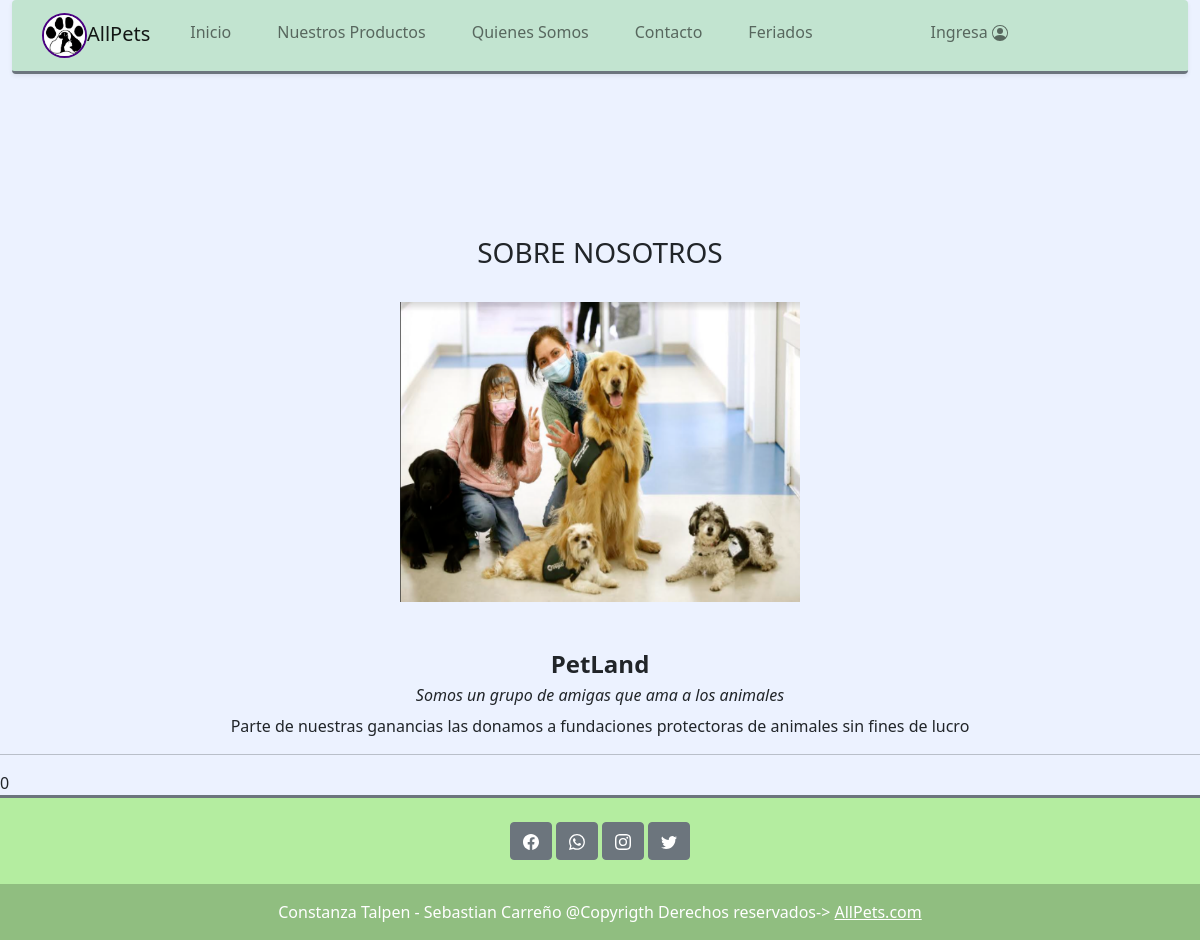
/galeria/, run on an earlier commit of the app's database.
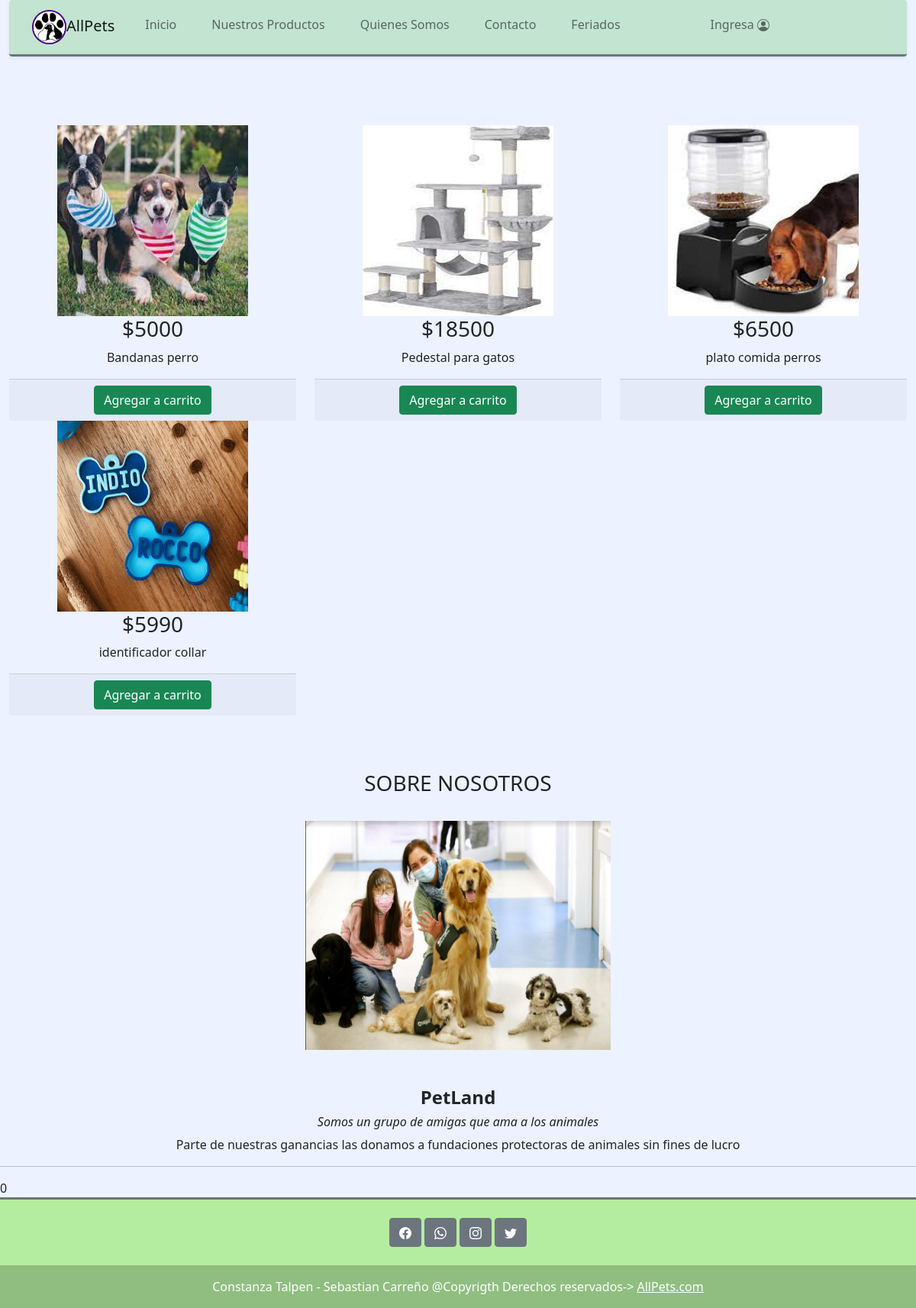
And on a later commit of the database.
### iniv/models.py (models this page shows, shortened)
class Producto(models.Model):
    codigo = models.CharField( max_length=20, primary_key=True, verbose_name='Codigo del  Producto')
    nombre= models.CharField(max_length=20, verbose_name='Nombre del Producto')
    marca=models.CharField(max_length=20, verbose_name='Marca')
    precio=models.IntegerField( verbose_name='Precio')
    imagen=models.ImageField(upload_to='images/',blank='True',null='True', verbose_name='Imagen del producto')
    categoria=models.ForeignKey(Categoria, on_delete=models.CASCADE, verbose_name='Categoria')

### iniv/views.py (the view)
# urls.py: path('galeria/', productos_venta, name="galeria"),
def productos_venta(request):
    Productos = Producto.objects.all()
    datos = {
        'productos' : Productos
    }
    return render(request, 'galery.html', datos)

### cart/context_processor.py (called while the page is built)
def precio_total(request):
    total = 0
    if request.user.is_authenticated:
        if 'carrito' in request.session.keys():
            for key,value in request.session['carrito'].items():
                total = total +(float(value['precio'])*value['cantidad'])
    return {'precio_total':total}

### iniv/templates/galery.html (shortened to what this page needs)
<!DOCTYPE html>
<html lang="es">
<head>
    <link href="https://cdn.jsdelivr.net/npm/bootstrap@5.0.2/dist/css/bootstrap.min.css" rel="stylesheet">
    <link href="https://unpkg.com/ionicons@4.5.10-0/dist/css/ionicons.min.css" rel="stylesheet">
    <link rel="stylesheet" href="assets/css/estilos.css">
</head>
<body>
    {% load static %}
<div class="container-fluid">
  <nav class="shadow-sm p-2 mb-5 rounded navbar navbar-expand-lg navbar-light border-3 border-bottom border-secondary"    style="background-color:rgb(194, 228, 208) ;">
          <div class="container">
              <a href="#" class="navbar-brand"><img src="{% static 'img/LOGO.jpg' %}" style=" border:2px solid indigo;border-radius: 25px; width: 45px; height: 45px;" alt="LOGO AllPets">AllPets</a>
              <div id="MenuNavegacion" class="collapse navbar-collapse" style="padding-right: 40px;">
                  <ul class="navbar-nav ms-3">
                      <li class="nav-item r-3"><a class="nav-link" href="{% url 'home' %}">Inicio</a></li>
                      <li class="nav-item r-3"><a class="nav-link" href="{% url 'galeria' %}">Nuestros Productos</a></li>
                      <li class="nav-item r-3"><a class="nav-link" href="{% url 'somos' %}">Quienes Somos</a></li>
                      <li class="nav-item r-3"><a class="nav-link" href="{% url 'contacto' %}">Contacto</a></li>
                      <li class="nav-item r-3"><a class="nav-link" href="{% url 'feriados' %}">Feriados</a></li>
                      <div class="p-4"></div>
                      <div class="ps-4 nav-item r-3">
                      {% if user.is_authenticated %}
                          <a class="nav-link" href="#">Bienvenido @{{user.username}}</a>
                      </div>
                      <div class="ps-4 nav-item r-3">
                          <a class="nav-link" href="{% url 'logout' %}">Logout
                              <svg xmlns="http://www.w3.org/2000/svg" width="16" height="16" fill="currentColor" class="bi bi-person-circle" viewBox="0 0 16 16">
                                  <path d="M11 6a3 3 0 1 1-6 0 3 3 0 0 1 6 0z"/>
                                  <path fill-rule="evenodd" d="M0 8a8 8 0 1 1 16 0A8 8 0 0 1 0 8zm8-7a7 7 0 0 0-5.468 11.37C3.242 11.226 4.805 10 8 10s4.757 1.225 5.468 2.37A7 7 0 0 0 8 1z"/>
                                </svg>
                          </a>
                      </div>
                        {% else %}
                        <a class="nav-link" href="{% url 'login' %}">Ingresa
                        </a>
                      {% endif %}
                      </div>
                  </div>
              </div>
          </div>
<div class="w3-main w3-content w3-padding container-fluid" style="margin-top: 90px; align-items: center;" >
    <div class="row " style="align-items: center">
        {% for pro in productos %}
        <div class="col-sm-4" style="text-align: center; align-items:center ;" >
          <img src="{{ pro.imagen.url }}" style="width:250px;height:250px;" >
          <h3>${{ pro.precio }}</h3>
          <p>{{ pro.nombre }}</p>
          <div class="card-footer text-center" >
            <a href="#" class="btn btn-success">Agregar a carrito</a>
          </div>
        </div>
        {% endfor %}
      </div>
    </div>
    <br><br><br>
    <div class="w3-container w3-padding-32 w3-center" style="text-align:center;">
        <h3>SOBRE NOSOTROS</h3><br>
        <img src="{% static 'img/amigas.png' %}" alt="Me" class="w3-image" style="display:block;margin:auto" width="400" height="300">
        <div class="w3-padding-32" style="text-align:center">
          <br>
          <br>
            <h4><b>PetLand</b></h4>
            <h6><i>Somos un grupo de amigas que ama a los animales</i></h6>
            <p>Parte de nuestras ganancias las donamos a fundaciones protectoras de animales sin fines de lucro</p>
        </div>
    </div>
    <hr>
0
    <footer class="text-center text-white border-3 border-top border-secondary" style="background-color: rgb(180, 237, 160);">
        <div class="container p-4 pb-0">
            <section class="mb-4">
                <button type="button" class="btn btn-secondary">
                    <a href="" class="text-reset">
                    </a>
                </button>
                <button type="button" class="btn btn-secondary">
                    <a href="" class="text-reset">
                    </a>
                </button>
                <button type="button" class="btn btn-secondary">
                    <a href="" class="text-reset">
                    </a>
                </button>
                <button type="button" class="btn  btn-secondary">
                    <a href="" class="text-reset">
                    </a>
                </button>
            </section>
        </div>
            <div class="text-center p-3" style="background-color: rgba(0, 0, 0, 0.2);">
                Constanza Talpen - Sebastian Carreño @Copyrigth Derechos reservados->
            <a class="text-white" href="{% url 'home' %}">AllPets.com</a>
            </div>
    </footer>
</body>
</html>

### iniv/static/css/estilos.css (style rules this page uses)
li { padding-right: 30px; }
body { background-color: #ecf2ff; }

What changed in the data, as far as the page shows it:
added Producto: imagen (picture), precio "5000", nombre "Bandanas perro"
added Producto: imagen (picture), precio "18500", nombre "Pedestal para gatos"
added Producto: imagen (picture), precio "6500", nombre "plato comida perros"
added Producto: imagen (picture), precio "5990", nombre "identificador collar"
